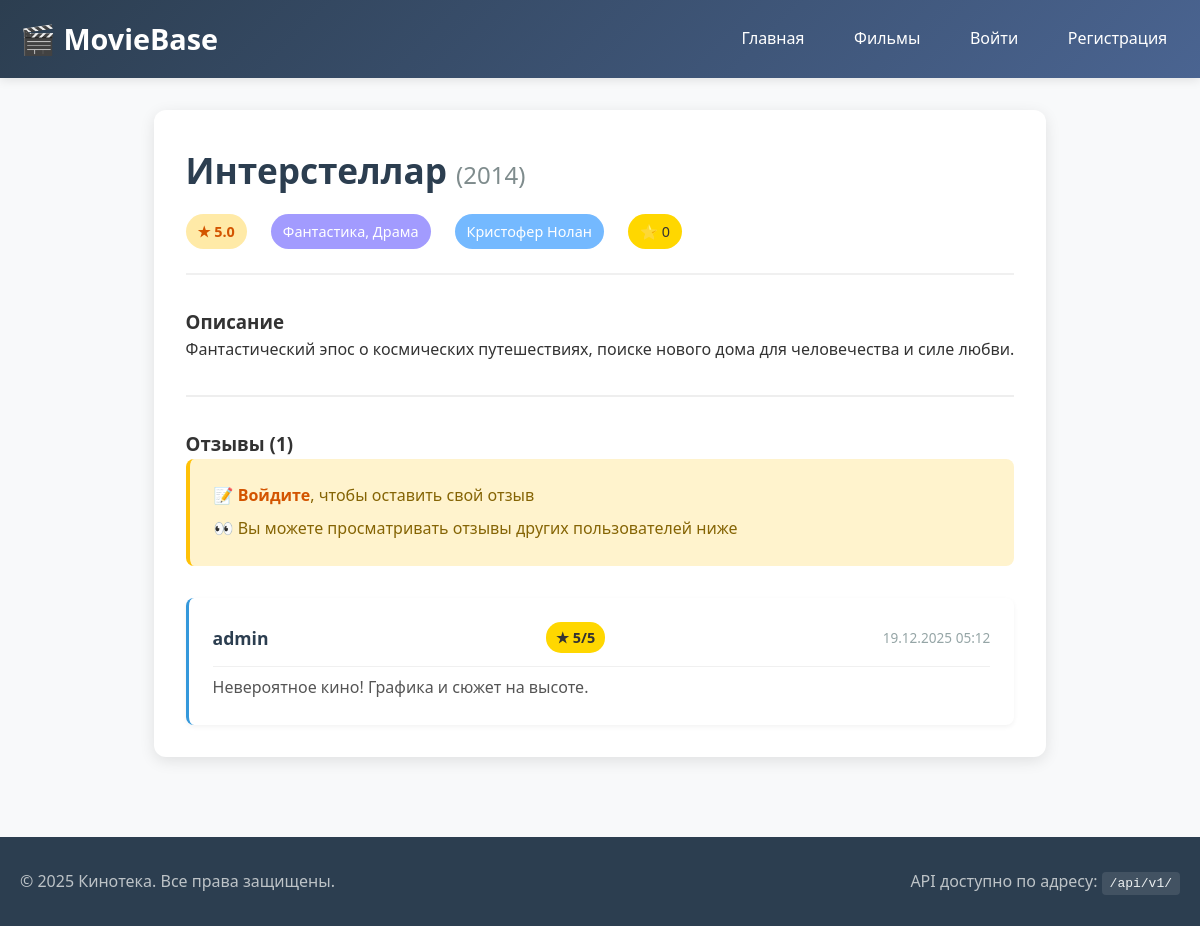
/movie/1, run on an earlier commit of the app's database.
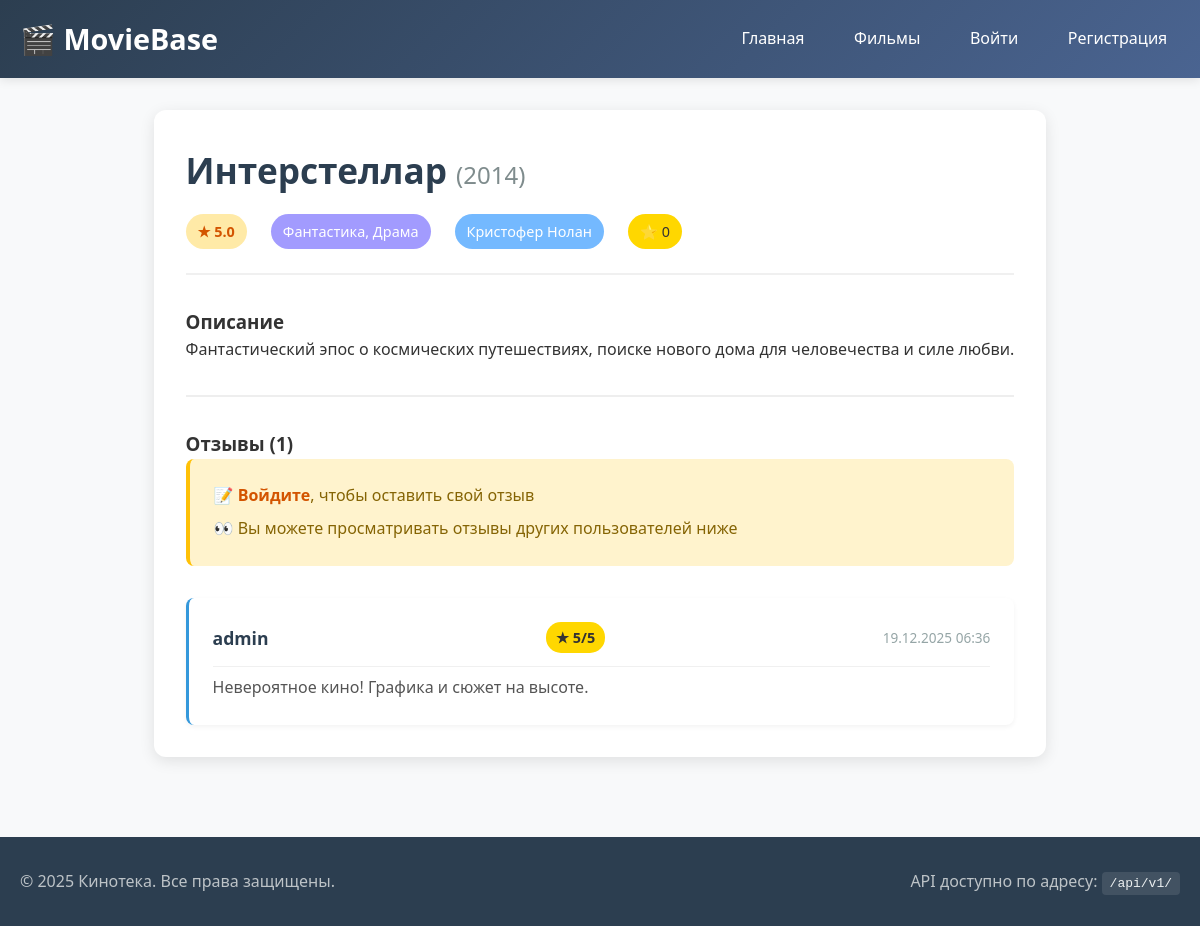
And on a later commit of the database.
### models.py (models this page shows, shortened)
class Review(db.Model):
    __tablename__ = 'review'
    id = db.Column(db.Integer, primary_key=True)
    content = db.Column(db.Text, nullable=False)
    rating = db.Column(db.Integer, nullable=False)  # 1-5
    user_id = db.Column(db.Integer, db.ForeignKey('user.id'), nullable=False)
    movie_id = db.Column(db.Integer, db.ForeignKey('movie.id'), nullable=False)
    created_at = db.Column(db.DateTime, default=datetime.utcnow)
    __table_args__ = (
        db.UniqueConstraint('user_id', 'movie_id', name='unique_user_movie_review'),
        db.CheckConstraint('rating >= 1 AND rating <= 5', name='rating_range_check'),
    )

class User(UserMixin, db.Model):
    __tablename__ = 'user'
    id = db.Column(db.Integer, primary_key=True)
    username = db.Column(db.String(80), unique=True, nullable=False)
    email = db.Column(db.String(120), nullable=True)
    password_hash = db.Column(db.String(200))
    is_admin = db.Column(db.Boolean, default=False)
    created_at = db.Column(db.DateTime, default=datetime.utcnow)
    favorite_movies = db.relationship('Movie',
                                      secondary=user_favorites,
                                      backref=db.backref('favorited_by', lazy='dynamic'),
                                      lazy='dynamic')
    reviews = db.relationship('Review', backref='user', lazy='dynamic', cascade='all, delete-orphan')
    reviews = db.relationship('Review', backref='user', lazy='dynamic', cascade='all, delete-orphan')
    favorite_movies = db.relationship('Movie',
                                      secondary=user_favorites,
                                      backref=db.backref('favorited_by', lazy='dynamic'),
                                      lazy='dynamic')

### app.py (the view, shortened to what this page needs)
@app.route('/movie/<int:movie_id>', methods=['GET', 'POST'])
def movie_detail(movie_id):
    movie = Movie.query.get_or_404(movie_id)
    reviews = Review.query.filter_by(movie_id=movie_id).order_by(Review.created_at.desc()).all()
    form = ReviewForm()
    is_favorite = False
    if current_user.is_authenticated:
        if hasattr(current_user, 'is_favorite'):
            try:
                is_favorite = current_user.is_favorite(movie)
            except:
                is_favorite = False
    return render_template('movie_detail.html',
                           movie=movie,
                           reviews=reviews,
                           form=form,
                           is_favorite=is_favorite)

### templates/movie_detail.html (shortened to what this page needs)
{% extends "base.html" %}
{% block content %}
<div class="movie-detail">
    <div class="movie-header">
        <div class="movie-title-section">
            <h1>{{ movie.title }} <span class="year">({{ movie.year }})</span></h1>
            <div class="movie-meta">
                <span class="rating">★ {{ "%.1f"|format(movie.rating) }}</span>
                <span class="genre">{{ movie.genre or 'Жанр не указан' }}</span>
                <span class="director">{{ movie.director or 'Режиссер не указан' }}</span>
                <span class="favorite-count">⭐ {{ movie.favorited_by.count() }}</span>
            </div>
        </div>
        <div class="movie-actions">
            {% if current_user.is_authenticated %}
            <form action="{{ url_for('toggle_favorite', movie_id=movie.id) }}" method="POST" class="favorite-form">
                <button type="submit" class="favorite-btn">
                    ☆ Добавить в избранное
                </button>
            </form>
            {% else %}
            <a href="{{ url_for('login') }}" class="btn">🔒 Войдите, чтобы добавить в избранное</a>
            {% endif %}
        </div>
    </div>
    <div class="movie-content">
        <div class="movie-description">
            <h3>Описание</h3>
            <p>{{ movie.description or 'Описание отсутствует' }}</p>
        </div>
        <div class="reviews-section">
            <h3>Отзывы ({{ reviews|length }})</h3>
            {% if current_user.is_authenticated %}
            <div class="add-review">
                <h4>Добавить отзыв</h4>
                <form method="POST">
                    {{ form.hidden_tag() }}
                    <div class="form-group">
                        {{ form.rating.label }}
                        {{ form.rating(class="form-control") }}
                        {% if form.rating.errors %}
                        <div class="errors">
                            {% for error in form.rating.errors %}
                            <span class="error">{{ error }}</span>
                            {% endfor %}
                        </div>
                        {% endif %}
                    </div>
                    <div class="form-group">
                        {{ form.content.label }}
                        {{ form.content(class="form-control", rows=4, placeholder="Напишите ваш отзыв здесь...") }}
                        {% if form.content.errors %}
                        <div class="errors">
                            {% for error in form.content.errors %}
                            <span class="error">{{ error }}</span>
                            {% endfor %}
                        </div>
                        {% endif %}
                    </div>
                    {{ form.submit(class="btn btn-primary") }}
                </form>
            </div>
            {% else %}
            <div class="login-prompt">
                <p>📝 <a href="{{ url_for('login') }}">Войдите</a>, чтобы оставить свой отзыв</p>
                <p>👀 Вы можете просматривать отзывы других пользователей ниже</p>
            </div>
            {% endif %}
            <div class="reviews-list">
                {% if reviews %}
                {% for review in reviews %}
                <div class="review-card">
                    <div class="review-header">
                        <strong>{{ review.user.username }}</strong>
                        <span class="review-rating">★ {{ review.rating }}/5</span>
                        <span class="review-date">{{ review.created_at.strftime('%d.%m.%Y %H:%M') }}</span>
                    </div>
                    <p class="review-content">{{ review.content }}</p>
                </div>
                {% endfor %}
                {% endif %}
            </div>
        </div>
    </div>
</div>
{% endblock %}

What changed in the data, as far as the page shows it:
changed Review "Невероятное кино! Графика и сюжет на высоте.": created_at "19.12.2025 05:12" → "19.12.2025 06:36"
